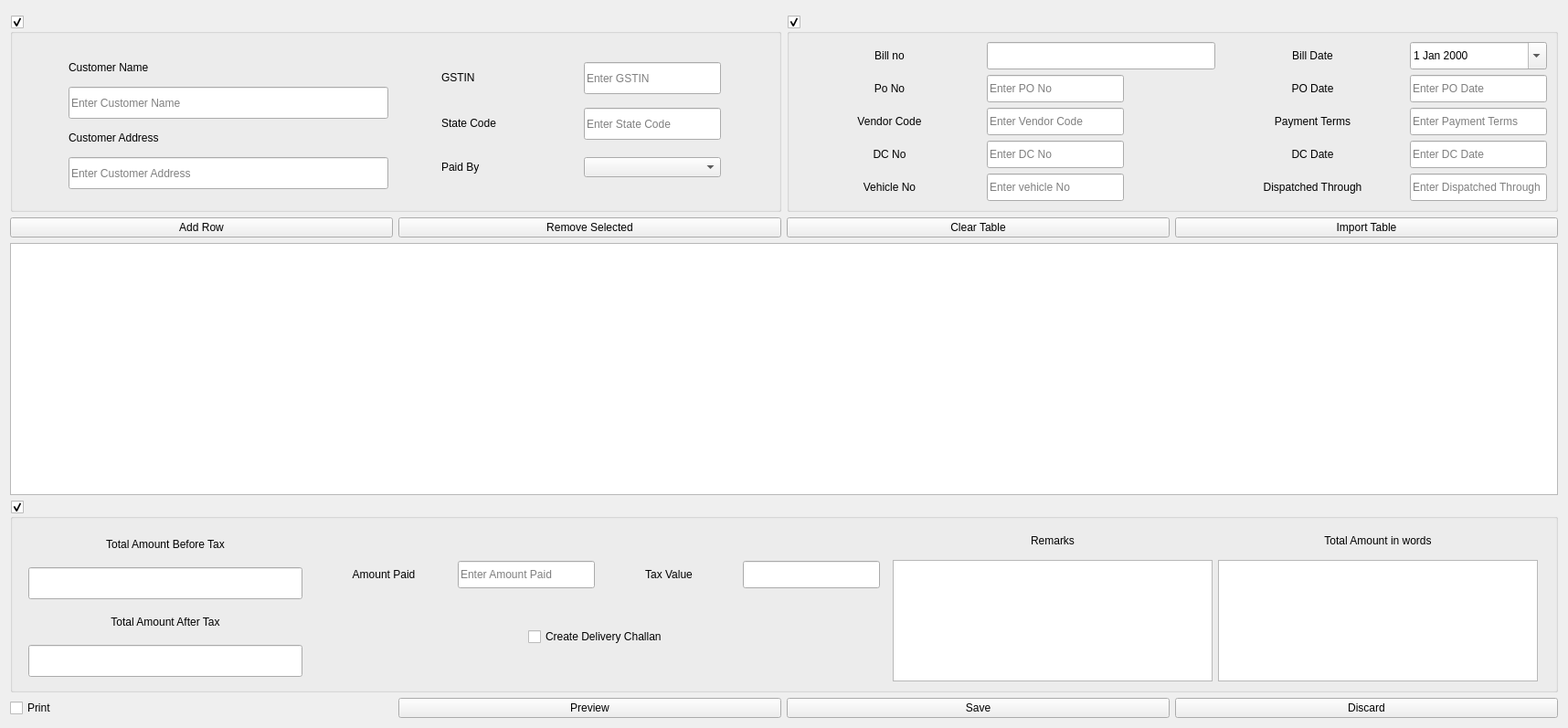
<?xml version="1.0" encoding="UTF-8"?>
<ui version="4.0">
 <class>SalesInvoice</class>
 <widget class="QWidget" name="SalesInvoice">
  <property name="geometry">
   <rect>
    <x>0</x>
    <y>0</y>
    <width>1716</width>
    <height>797</height>
   </rect>
  </property>
  <property name="sizePolicy">
   <sizepolicy hsizetype="Expanding" vsizetype="Preferred">
    <horstretch>0</horstretch>
    <verstretch>0</verstretch>
   </sizepolicy>
  </property>
  <property name="windowTitle">
   <string>Form</string>
  </property>
  <layout class="QGridLayout" name="gridLayout_7">
   <item row="0" column="0" colspan="2">
    <widget class="Header" name="widget" native="true"/>
   </item>
   <item row="1" column="0">
    <widget class="QGroupBox" name="groupBox">
     <property name="title">
      <string/>
     </property>
     <property name="checkable">
      <bool>true</bool>
     </property>
     <layout class="QGridLayout" name="gridLayout">
      <item row="0" column="0">
       <layout class="QVBoxLayout" name="verticalLayout_3">
        <item>
         <widget class="QLabel" name="customerNameLabel">
          <property name="sizePolicy">
           <sizepolicy hsizetype="Fixed" vsizetype="Fixed">
            <horstretch>0</horstretch>
            <verstretch>0</verstretch>
           </sizepolicy>
          </property>
          <property name="minimumSize">
           <size>
            <width>150</width>
            <height>30</height>
           </size>
          </property>
          <property name="text">
           <string>Customer Name</string>
          </property>
          <property name="alignment">
           <set>Qt::AlignLeading|Qt::AlignLeft|Qt::AlignVCenter</set>
          </property>
         </widget>
        </item>
        <item>
         <widget class="QLineEdit" name="customerNameValue">
          <property name="sizePolicy">
           <sizepolicy hsizetype="Fixed" vsizetype="Fixed">
            <horstretch>0</horstretch>
            <verstretch>0</verstretch>
           </sizepolicy>
          </property>
          <property name="minimumSize">
           <size>
            <width>350</width>
            <height>35</height>
           </size>
          </property>
          <property name="maximumSize">
           <size>
            <width>16777215</width>
            <height>16777215</height>
           </size>
          </property>
          <property name="placeholderText">
           <string>Enter Customer Name</string>
          </property>
         </widget>
        </item>
        <item>
         <widget class="QLabel" name="customerAddressLabel">
          <property name="sizePolicy">
           <sizepolicy hsizetype="Fixed" vsizetype="Fixed">
            <horstretch>0</horstretch>
            <verstretch>0</verstretch>
           </sizepolicy>
          </property>
          <property name="minimumSize">
           <size>
            <width>150</width>
            <height>30</height>
           </size>
          </property>
          <property name="text">
           <string>Customer Address</string>
          </property>
         </widget>
        </item>
        <item>
         <widget class="QLineEdit" name="customerAddressValue">
          <property name="sizePolicy">
           <sizepolicy hsizetype="Fixed" vsizetype="Fixed">
            <horstretch>0</horstretch>
            <verstretch>0</verstretch>
           </sizepolicy>
          </property>
          <property name="minimumSize">
           <size>
            <width>350</width>
            <height>35</height>
           </size>
          </property>
          <property name="maximumSize">
           <size>
            <width>16777215</width>
            <height>16777215</height>
           </size>
          </property>
          <property name="placeholderText">
           <string>Enter Customer Address</string>
          </property>
         </widget>
        </item>
       </layout>
      </item>
      <item row="0" column="1">
       <layout class="QGridLayout" name="gridLayout_3">
        <item row="0" column="0">
         <widget class="QLabel" name="gstinLabel">
          <property name="sizePolicy">
           <sizepolicy hsizetype="Fixed" vsizetype="Fixed">
            <horstretch>0</horstretch>
            <verstretch>0</verstretch>
           </sizepolicy>
          </property>
          <property name="minimumSize">
           <size>
            <width>150</width>
            <height>30</height>
           </size>
          </property>
          <property name="text">
           <string>GSTIN</string>
          </property>
         </widget>
        </item>
        <item row="0" column="1">
         <widget class="QLineEdit" name="gstinValue">
          <property name="sizePolicy">
           <sizepolicy hsizetype="Fixed" vsizetype="Fixed">
            <horstretch>0</horstretch>
            <verstretch>0</verstretch>
           </sizepolicy>
          </property>
          <property name="minimumSize">
           <size>
            <width>150</width>
            <height>35</height>
           </size>
          </property>
          <property name="placeholderText">
           <string>Enter GSTIN </string>
          </property>
         </widget>
        </item>
        <item row="1" column="0">
         <widget class="QLabel" name="stateCodeLabel">
          <property name="sizePolicy">
           <sizepolicy hsizetype="Fixed" vsizetype="Fixed">
            <horstretch>0</horstretch>
            <verstretch>0</verstretch>
           </sizepolicy>
          </property>
          <property name="minimumSize">
           <size>
            <width>150</width>
            <height>30</height>
           </size>
          </property>
          <property name="text">
           <string>State Code</string>
          </property>
         </widget>
        </item>
        <item row="1" column="1">
         <widget class="QLineEdit" name="stateCodeValue">
          <property name="sizePolicy">
           <sizepolicy hsizetype="Fixed" vsizetype="Fixed">
            <horstretch>0</horstretch>
            <verstretch>0</verstretch>
           </sizepolicy>
          </property>
          <property name="minimumSize">
           <size>
            <width>150</width>
            <height>35</height>
           </size>
          </property>
          <property name="placeholderText">
           <string>Enter State Code</string>
          </property>
         </widget>
        </item>
        <item row="2" column="0">
         <widget class="QLabel" name="paidByLabel">
          <property name="sizePolicy">
           <sizepolicy hsizetype="Fixed" vsizetype="Fixed">
            <horstretch>0</horstretch>
            <verstretch>0</verstretch>
           </sizepolicy>
          </property>
          <property name="minimumSize">
           <size>
            <width>150</width>
            <height>30</height>
           </size>
          </property>
          <property name="text">
           <string>Paid By</string>
          </property>
         </widget>
        </item>
        <item row="2" column="1">
         <widget class="QComboBox" name="comboBox"/>
        </item>
       </layout>
      </item>
     </layout>
    </widget>
   </item>
   <item row="1" column="1">
    <widget class="QGroupBox" name="groupBox_2">
     <property name="title">
      <string/>
     </property>
     <property name="checkable">
      <bool>true</bool>
     </property>
     <layout class="QGridLayout" name="gridLayout_4">
      <item row="0" column="0">
       <widget class="QLabel" name="billNoLabel">
        <property name="minimumSize">
         <size>
          <width>150</width>
          <height>30</height>
         </size>
        </property>
        <property name="text">
         <string>Bill no</string>
        </property>
        <property name="alignment">
         <set>Qt::AlignCenter</set>
        </property>
       </widget>
      </item>
      <item row="0" column="1">
       <widget class="QLineEdit" name="billNoValue">
        <property name="sizePolicy">
         <sizepolicy hsizetype="Fixed" vsizetype="Fixed">
          <horstretch>0</horstretch>
          <verstretch>0</verstretch>
         </sizepolicy>
        </property>
        <property name="minimumSize">
         <size>
          <width>250</width>
          <height>30</height>
         </size>
        </property>
        <property name="readOnly">
         <bool>true</bool>
        </property>
       </widget>
      </item>
      <item row="0" column="2">
       <widget class="QLabel" name="billDatelabel">
        <property name="minimumSize">
         <size>
          <width>150</width>
          <height>30</height>
         </size>
        </property>
        <property name="text">
         <string>Bill Date</string>
        </property>
        <property name="alignment">
         <set>Qt::AlignCenter</set>
        </property>
       </widget>
      </item>
      <item row="0" column="3">
       <widget class="QDateEdit" name="billDateValue">
        <property name="sizePolicy">
         <sizepolicy hsizetype="Fixed" vsizetype="Fixed">
          <horstretch>0</horstretch>
          <verstretch>0</verstretch>
         </sizepolicy>
        </property>
        <property name="minimumSize">
         <size>
          <width>150</width>
          <height>30</height>
         </size>
        </property>
        <property name="calendarPopup">
         <bool>true</bool>
        </property>
       </widget>
      </item>
      <item row="1" column="0">
       <widget class="QLabel" name="poNoLabel">
        <property name="minimumSize">
         <size>
          <width>150</width>
          <height>30</height>
         </size>
        </property>
        <property name="text">
         <string>Po No</string>
        </property>
        <property name="alignment">
         <set>Qt::AlignCenter</set>
        </property>
       </widget>
      </item>
      <item row="1" column="1">
       <widget class="QLineEdit" name="poNoValue">
        <property name="sizePolicy">
         <sizepolicy hsizetype="Fixed" vsizetype="Fixed">
          <horstretch>0</horstretch>
          <verstretch>0</verstretch>
         </sizepolicy>
        </property>
        <property name="minimumSize">
         <size>
          <width>150</width>
          <height>30</height>
         </size>
        </property>
        <property name="placeholderText">
         <string>Enter PO No</string>
        </property>
       </widget>
      </item>
      <item row="1" column="2">
       <widget class="QLabel" name="poDatelabel">
        <property name="minimumSize">
         <size>
          <width>150</width>
          <height>30</height>
         </size>
        </property>
        <property name="text">
         <string>PO Date</string>
        </property>
        <property name="alignment">
         <set>Qt::AlignCenter</set>
        </property>
       </widget>
      </item>
      <item row="1" column="3">
       <widget class="QLineEdit" name="poDateValue">
        <property name="sizePolicy">
         <sizepolicy hsizetype="Fixed" vsizetype="Fixed">
          <horstretch>0</horstretch>
          <verstretch>0</verstretch>
         </sizepolicy>
        </property>
        <property name="minimumSize">
         <size>
          <width>150</width>
          <height>30</height>
         </size>
        </property>
        <property name="placeholderText">
         <string>Enter PO Date</string>
        </property>
       </widget>
      </item>
      <item row="2" column="0">
       <widget class="QLabel" name="vendorCodeLabel">
        <property name="minimumSize">
         <size>
          <width>150</width>
          <height>30</height>
         </size>
        </property>
        <property name="text">
         <string>Vendor Code</string>
        </property>
        <property name="alignment">
         <set>Qt::AlignCenter</set>
        </property>
       </widget>
      </item>
      <item row="2" column="1">
       <widget class="QLineEdit" name="vendorCodeValue">
        <property name="sizePolicy">
         <sizepolicy hsizetype="Fixed" vsizetype="Fixed">
          <horstretch>0</horstretch>
          <verstretch>0</verstretch>
         </sizepolicy>
        </property>
        <property name="minimumSize">
         <size>
          <width>150</width>
          <height>30</height>
         </size>
        </property>
        <property name="placeholderText">
         <string>Enter Vendor Code</string>
        </property>
       </widget>
      </item>
      <item row="2" column="2">
       <widget class="QLabel" name="paymentTermslabel">
        <property name="minimumSize">
         <size>
          <width>150</width>
          <height>30</height>
         </size>
        </property>
        <property name="text">
         <string>Payment Terms</string>
        </property>
        <property name="alignment">
         <set>Qt::AlignCenter</set>
        </property>
       </widget>
      </item>
      <item row="2" column="3">
       <widget class="QLineEdit" name="paymentTermsValue">
        <property name="sizePolicy">
         <sizepolicy hsizetype="Fixed" vsizetype="Fixed">
          <horstretch>0</horstretch>
          <verstretch>0</verstretch>
         </sizepolicy>
        </property>
        <property name="minimumSize">
         <size>
          <width>150</width>
          <height>30</height>
         </size>
        </property>
        <property name="placeholderText">
         <string>Enter Payment Terms</string>
        </property>
       </widget>
      </item>
      <item row="3" column="0">
       <widget class="QLabel" name="dcNoLabel">
        <property name="minimumSize">
         <size>
          <width>150</width>
          <height>30</height>
         </size>
        </property>
        <property name="text">
         <string>DC No</string>
        </property>
        <property name="alignment">
         <set>Qt::AlignCenter</set>
        </property>
       </widget>
      </item>
      <item row="3" column="1">
       <widget class="QLineEdit" name="dcNoValue">
        <property name="sizePolicy">
         <sizepolicy hsizetype="Fixed" vsizetype="Fixed">
          <horstretch>0</horstretch>
          <verstretch>0</verstretch>
         </sizepolicy>
        </property>
        <property name="minimumSize">
         <size>
          <width>150</width>
          <height>30</height>
         </size>
        </property>
        <property name="placeholderText">
         <string>Enter DC No</string>
        </property>
       </widget>
      </item>
      <item row="3" column="2">
       <widget class="QLabel" name="daDateLabel">
        <property name="minimumSize">
         <size>
          <width>150</width>
          <height>30</height>
         </size>
        </property>
        <property name="text">
         <string>DC Date</string>
        </property>
        <property name="alignment">
         <set>Qt::AlignCenter</set>
        </property>
       </widget>
      </item>
      <item row="3" column="3">
       <widget class="QLineEdit" name="dcDateValue">
        <property name="sizePolicy">
         <sizepolicy hsizetype="Fixed" vsizetype="Fixed">
          <horstretch>0</horstretch>
          <verstretch>0</verstretch>
         </sizepolicy>
        </property>
        <property name="minimumSize">
         <size>
          <width>150</width>
          <height>30</height>
         </size>
        </property>
        <property name="placeholderText">
         <string>Enter DC Date</string>
        </property>
       </widget>
      </item>
      <item row="4" column="0">
       <widget class="QLabel" name="vehicleNoLabel">
        <property name="minimumSize">
         <size>
          <width>150</width>
          <height>30</height>
         </size>
        </property>
        <property name="text">
         <string>Vehicle No</string>
        </property>
        <property name="alignment">
         <set>Qt::AlignCenter</set>
        </property>
       </widget>
      </item>
      <item row="4" column="1">
       <widget class="QLineEdit" name="vehicleNoValue">
        <property name="sizePolicy">
         <sizepolicy hsizetype="Fixed" vsizetype="Fixed">
          <horstretch>0</horstretch>
          <verstretch>0</verstretch>
         </sizepolicy>
        </property>
        <property name="minimumSize">
         <size>
          <width>150</width>
          <height>30</height>
         </size>
        </property>
        <property name="placeholderText">
         <string>Enter vehicle No</string>
        </property>
       </widget>
      </item>
      <item row="4" column="2">
       <widget class="QLabel" name="dispatchedlabel">
        <property name="minimumSize">
         <size>
          <width>150</width>
          <height>30</height>
         </size>
        </property>
        <property name="text">
         <string>Dispatched Through</string>
        </property>
        <property name="alignment">
         <set>Qt::AlignCenter</set>
        </property>
       </widget>
      </item>
      <item row="4" column="3">
       <widget class="QLineEdit" name="dispatchedValue">
        <property name="sizePolicy">
         <sizepolicy hsizetype="Fixed" vsizetype="Fixed">
          <horstretch>0</horstretch>
          <verstretch>0</verstretch>
         </sizepolicy>
        </property>
        <property name="minimumSize">
         <size>
          <width>150</width>
          <height>30</height>
         </size>
        </property>
        <property name="placeholderText">
         <string>Enter Dispatched Through</string>
        </property>
       </widget>
      </item>
     </layout>
    </widget>
   </item>
   <item row="2" column="0" colspan="2">
    <layout class="QHBoxLayout" name="horizontalLayout_4">
     <item>
      <widget class="QPushButton" name="addButton">
       <property name="sizePolicy">
        <sizepolicy hsizetype="Minimum" vsizetype="Fixed">
         <horstretch>0</horstretch>
         <verstretch>35</verstretch>
        </sizepolicy>
       </property>
       <property name="text">
        <string>Add Row</string>
       </property>
      </widget>
     </item>
     <item>
      <widget class="QPushButton" name="removeButton">
       <property name="sizePolicy">
        <sizepolicy hsizetype="Minimum" vsizetype="Fixed">
         <horstretch>0</horstretch>
         <verstretch>35</verstretch>
        </sizepolicy>
       </property>
       <property name="text">
        <string>Remove Selected</string>
       </property>
      </widget>
     </item>
     <item>
      <widget class="QPushButton" name="clearButton">
       <property name="sizePolicy">
        <sizepolicy hsizetype="Minimum" vsizetype="Fixed">
         <horstretch>0</horstretch>
         <verstretch>35</verstretch>
        </sizepolicy>
       </property>
       <property name="text">
        <string>Clear Table</string>
       </property>
      </widget>
     </item>
     <item>
      <widget class="QPushButton" name="importButton">
       <property name="sizePolicy">
        <sizepolicy hsizetype="Minimum" vsizetype="Fixed">
         <horstretch>0</horstretch>
         <verstretch>35</verstretch>
        </sizepolicy>
       </property>
       <property name="text">
        <string>Import Table</string>
       </property>
      </widget>
     </item>
    </layout>
   </item>
   <item row="3" column="0" colspan="2">
    <widget class="TableWidget" name="salesInvoiceTable"/>
   </item>
   <item row="4" column="0" colspan="2">
    <widget class="QGroupBox" name="groupBox_3">
     <property name="sizePolicy">
      <sizepolicy hsizetype="Expanding" vsizetype="Fixed">
       <horstretch>0</horstretch>
       <verstretch>0</verstretch>
      </sizepolicy>
     </property>
     <property name="minimumSize">
      <size>
       <width>0</width>
       <height>40</height>
      </size>
     </property>
     <property name="maximumSize">
      <size>
       <width>16777215</width>
       <height>210</height>
      </size>
     </property>
     <property name="title">
      <string/>
     </property>
     <property name="checkable">
      <bool>true</bool>
     </property>
     <layout class="QGridLayout" name="gridLayout_6">
      <item row="0" column="0">
       <layout class="QVBoxLayout" name="verticalLayout">
        <item>
         <widget class="QLabel" name="beforeTaxLabel">
          <property name="sizePolicy">
           <sizepolicy hsizetype="Fixed" vsizetype="Fixed">
            <horstretch>0</horstretch>
            <verstretch>0</verstretch>
           </sizepolicy>
          </property>
          <property name="minimumSize">
           <size>
            <width>300</width>
            <height>30</height>
           </size>
          </property>
          <property name="text">
           <string>Total Amount Before Tax</string>
          </property>
          <property name="alignment">
           <set>Qt::AlignCenter</set>
          </property>
         </widget>
        </item>
        <item>
         <widget class="QLineEdit" name="beforeTaxValue">
          <property name="sizePolicy">
           <sizepolicy hsizetype="Fixed" vsizetype="Fixed">
            <horstretch>0</horstretch>
            <verstretch>0</verstretch>
           </sizepolicy>
          </property>
          <property name="minimumSize">
           <size>
            <width>300</width>
            <height>35</height>
           </size>
          </property>
         </widget>
        </item>
        <item>
         <widget class="QLabel" name="afterTaxLabel">
          <property name="sizePolicy">
           <sizepolicy hsizetype="Fixed" vsizetype="Fixed">
            <horstretch>0</horstretch>
            <verstretch>0</verstretch>
           </sizepolicy>
          </property>
          <property name="minimumSize">
           <size>
            <width>300</width>
            <height>30</height>
           </size>
          </property>
          <property name="text">
           <string>Total Amount After Tax</string>
          </property>
          <property name="alignment">
           <set>Qt::AlignCenter</set>
          </property>
         </widget>
        </item>
        <item>
         <widget class="QLineEdit" name="afterTaxValue">
          <property name="sizePolicy">
           <sizepolicy hsizetype="Fixed" vsizetype="Fixed">
            <horstretch>0</horstretch>
            <verstretch>0</verstretch>
           </sizepolicy>
          </property>
          <property name="minimumSize">
           <size>
            <width>300</width>
            <height>35</height>
           </size>
          </property>
         </widget>
        </item>
       </layout>
      </item>
      <item row="0" column="1">
       <layout class="QGridLayout" name="gridLayout_5">
        <item row="0" column="0">
         <layout class="QHBoxLayout" name="horizontalLayout">
          <item>
           <widget class="QLabel" name="amountPaidLabel">
            <property name="sizePolicy">
             <sizepolicy hsizetype="Fixed" vsizetype="Fixed">
              <horstretch>0</horstretch>
              <verstretch>0</verstretch>
             </sizepolicy>
            </property>
            <property name="minimumSize">
             <size>
              <width>150</width>
              <height>30</height>
             </size>
            </property>
            <property name="text">
             <string>Amount Paid</string>
            </property>
            <property name="alignment">
             <set>Qt::AlignCenter</set>
            </property>
           </widget>
          </item>
          <item>
           <widget class="QLineEdit" name="amountPaidValue">
            <property name="sizePolicy">
             <sizepolicy hsizetype="Fixed" vsizetype="Fixed">
              <horstretch>0</horstretch>
              <verstretch>0</verstretch>
             </sizepolicy>
            </property>
            <property name="minimumSize">
             <size>
              <width>150</width>
              <height>30</height>
             </size>
            </property>
            <property name="placeholderText">
             <string>Enter Amount Paid</string>
            </property>
           </widget>
          </item>
          <item>
           <widget class="QLabel" name="taxValueLabel">
            <property name="sizePolicy">
             <sizepolicy hsizetype="Fixed" vsizetype="Fixed">
              <horstretch>0</horstretch>
              <verstretch>0</verstretch>
             </sizepolicy>
            </property>
            <property name="minimumSize">
             <size>
              <width>150</width>
              <height>30</height>
             </size>
            </property>
            <property name="text">
             <string>Tax Value</string>
            </property>
            <property name="alignment">
             <set>Qt::AlignCenter</set>
            </property>
           </widget>
          </item>
          <item>
           <widget class="QLineEdit" name="taxValue">
            <property name="sizePolicy">
             <sizepolicy hsizetype="Fixed" vsizetype="Fixed">
              <horstretch>0</horstretch>
              <verstretch>0</verstretch>
             </sizepolicy>
            </property>
            <property name="minimumSize">
             <size>
              <width>150</width>
              <height>30</height>
             </size>
            </property>
           </widget>
          </item>
         </layout>
        </item>
        <item row="1" column="0">
         <layout class="QHBoxLayout" name="performaLayout">
          <item>
           <widget class="QCheckBox" name="deliveryChallan">
            <property name="sizePolicy">
             <sizepolicy hsizetype="Fixed" vsizetype="Fixed">
              <horstretch>0</horstretch>
              <verstretch>0</verstretch>
             </sizepolicy>
            </property>
            <property name="text">
             <string>Create Delivery Challan</string>
            </property>
           </widget>
          </item>
         </layout>
        </item>
       </layout>
      </item>
      <item row="0" column="2">
       <layout class="QGridLayout" name="gridLayout_2">
        <item row="0" column="0">
         <widget class="QLabel" name="remarksLabel">
          <property name="minimumSize">
           <size>
            <width>150</width>
            <height>30</height>
           </size>
          </property>
          <property name="text">
           <string>Remarks</string>
          </property>
          <property name="alignment">
           <set>Qt::AlignCenter</set>
          </property>
         </widget>
        </item>
        <item row="0" column="1">
         <widget class="QLabel" name="amountWordLabel">
          <property name="minimumSize">
           <size>
            <width>150</width>
            <height>30</height>
           </size>
          </property>
          <property name="text">
           <string>Total Amount in words</string>
          </property>
          <property name="alignment">
           <set>Qt::AlignCenter</set>
          </property>
         </widget>
        </item>
        <item row="1" column="0">
         <widget class="QTextEdit" name="remarksValue">
          <property name="sizePolicy">
           <sizepolicy hsizetype="Fixed" vsizetype="Fixed">
            <horstretch>0</horstretch>
            <verstretch>0</verstretch>
           </sizepolicy>
          </property>
          <property name="minimumSize">
           <size>
            <width>350</width>
            <height>40</height>
           </size>
          </property>
         </widget>
        </item>
        <item row="1" column="1">
         <widget class="QTextEdit" name="amountWordsValue">
          <property name="sizePolicy">
           <sizepolicy hsizetype="Fixed" vsizetype="Fixed">
            <horstretch>0</horstretch>
            <verstretch>0</verstretch>
           </sizepolicy>
          </property>
          <property name="minimumSize">
           <size>
            <width>350</width>
            <height>40</height>
           </size>
          </property>
         </widget>
        </item>
       </layout>
      </item>
     </layout>
    </widget>
   </item>
   <item row="5" column="0" colspan="2">
    <layout class="QHBoxLayout" name="horizontalLayout_2">
     <item>
      <widget class="QCheckBox" name="printCheckBox">
       <property name="sizePolicy">
        <sizepolicy hsizetype="Expanding" vsizetype="Fixed">
         <horstretch>0</horstretch>
         <verstretch>35</verstretch>
        </sizepolicy>
       </property>
       <property name="text">
        <string>Print</string>
       </property>
      </widget>
     </item>
     <item>
      <widget class="QPushButton" name="previewButton">
       <property name="sizePolicy">
        <sizepolicy hsizetype="Expanding" vsizetype="Fixed">
         <horstretch>0</horstretch>
         <verstretch>35</verstretch>
        </sizepolicy>
       </property>
       <property name="text">
        <string>Preview</string>
       </property>
      </widget>
     </item>
     <item>
      <widget class="QPushButton" name="saveButton">
       <property name="sizePolicy">
        <sizepolicy hsizetype="Expanding" vsizetype="Fixed">
         <horstretch>0</horstretch>
         <verstretch>0</verstretch>
        </sizepolicy>
       </property>
       <property name="text">
        <string>Save</string>
       </property>
      </widget>
     </item>
     <item>
      <widget class="QPushButton" name="discardButton">
       <property name="sizePolicy">
        <sizepolicy hsizetype="Expanding" vsizetype="Fixed">
         <horstretch>0</horstretch>
         <verstretch>0</verstretch>
        </sizepolicy>
       </property>
       <property name="text">
        <string>Discard</string>
       </property>
      </widget>
     </item>
    </layout>
   </item>
  </layout>
  <zorder>groupBox_2</zorder>
  <zorder>groupBox_3</zorder>
  <zorder>widget</zorder>
  <zorder>groupBox</zorder>
  <zorder>salesInvoiceTable</zorder>
  <zorder></zorder>
 </widget>
 <customwidgets>
  <customwidget>
   <class>Header</class>
   <extends>QWidget</extends>
   <header location="global">_widgets.header</header>
   <container>1</container>
  </customwidget>
  <customwidget>
   <class>TableWidget</class>
   <extends>QTableWidget</extends>
   <header>_widgets.utils</header>
  </customwidget>
 </customwidgets>
 <resources/>
 <connections/>
</ui>
